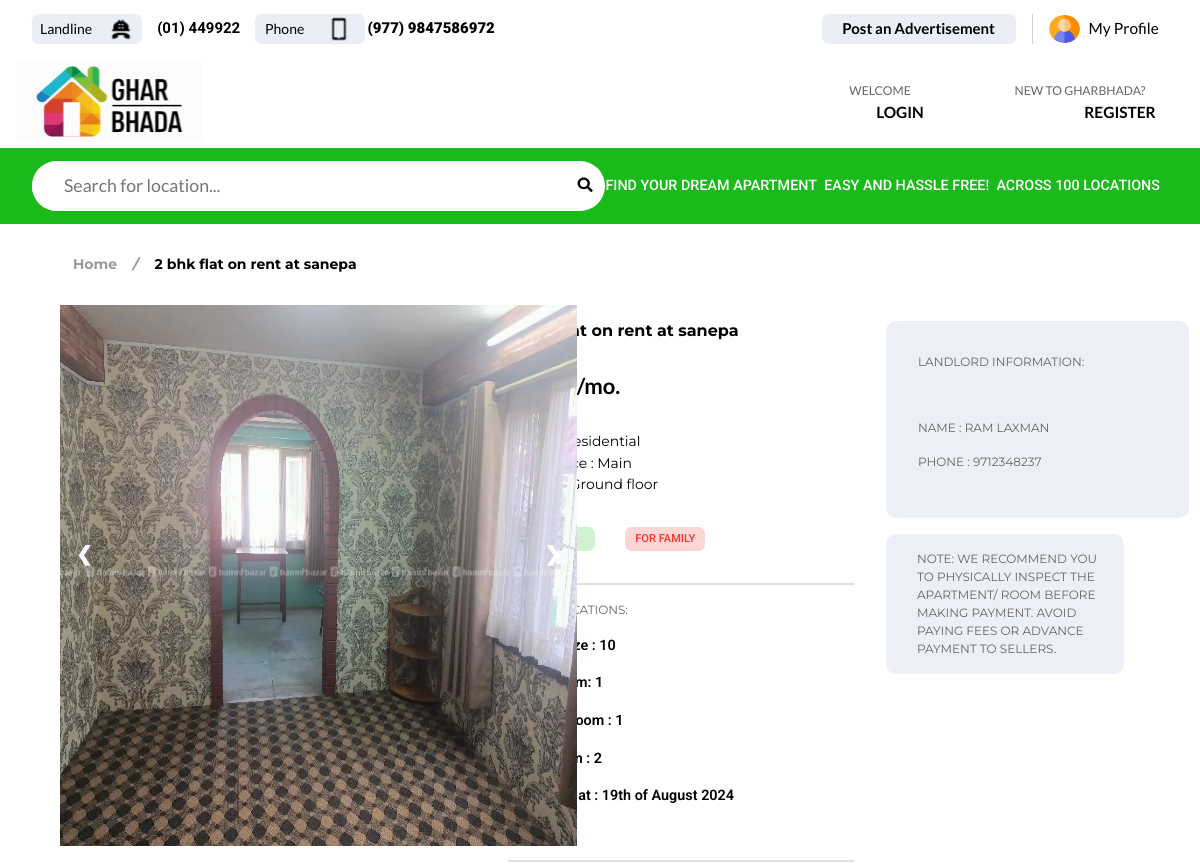
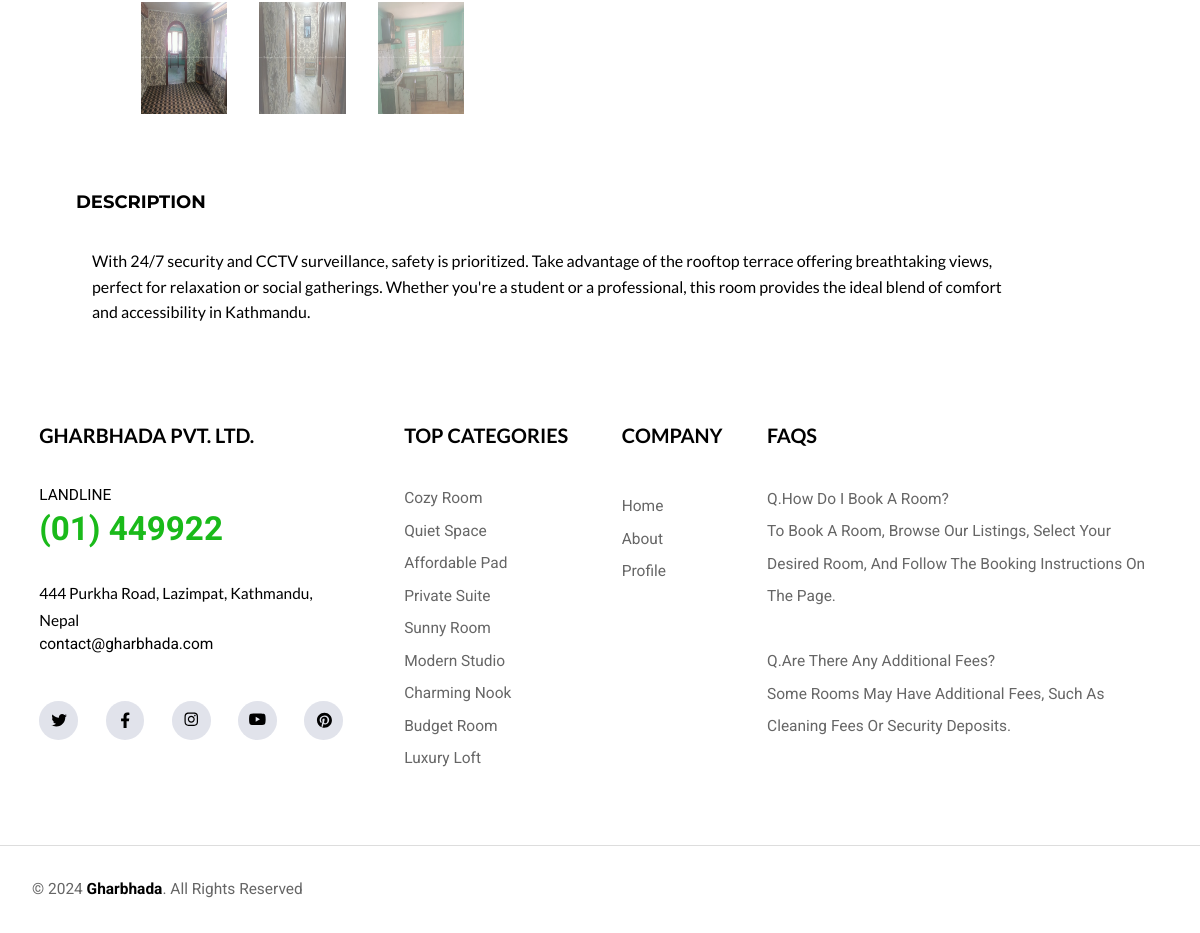
The page /components/SinglePost.php?post_id=16 on the database its author committed (2 pictures, top to bottom).
### tables this page shows
CREATE TABLE `posts` (
  `id` int(11) NOT NULL,
  `user_id` int(11) NOT NULL,
  `name` varchar(255) NOT NULL,
  `phone_number` varchar(20) NOT NULL,
  `title` varchar(255) NOT NULL,
  `rent` decimal(10,2) NOT NULL,
  `location` varchar(255) NOT NULL,
  `type` enum('residential','commercial') NOT NULL,
  `floor` varchar(40) DEFAULT NULL,
  `entrance` varchar(255) NOT NULL,
  `for_whom` enum('family','single') NOT NULL,
  `road_size` int(11) NOT NULL,
  `bedrooms` int(11) NOT NULL,
  `living_rooms` int(11) NOT NULL,
  `restrooms` int(11) NOT NULL,
  `image1` varchar(255) DEFAULT NULL,
  `image2` varchar(255) DEFAULT NULL,
  `image3` varchar(255) DEFAULT NULL,
  `description` text NOT NULL,
  `created_at` timestamp NOT NULL DEFAULT current_timestamp(),
  `updated_at` timestamp NOT NULL DEFAULT current_timestamp() ON UPDATE current_timestamp(),
  `status` tinyint(4) DEFAULT 0
);

### Models/PostCRUDModel.php (called while the page is built, shortened)
<?php
class PostCRUD
{
    private $db;
    public function __construct($db)
    {
        $this->db = $db;
    }
    public function getSinglePost($id)
    {
        $query = "SELECT * FROM Posts WHERE id = ?";
        $stmt = $this->db->prepare($query);
        $stmt->bind_param('i', $id);
        $stmt->execute();
        $result = $stmt->get_result();
        $post = $result->fetch_assoc();
        return $post;
    }
}
?>

### components/SinglePost.php (the view, shortened to what this page needs)
<?php
require_once '../Models/PostCRUDModel.php';
require_once '../Database/DatabaseConnection.php';
$PostCRUDModel = new PostCRUD($db);
if (isset($_GET['post_id'])) {
    $id = $_GET['post_id'];
    $SinglePost = $PostCRUDModel->getSinglePost($id);
} else {
    echo "No post ID provided.";
    exit();
}
function formatDate($dateString) {
  $date = new DateTime($dateString);
  return $date->format('jS \of F Y');
}
$formattedDate = formatDate($SinglePost['created_at']);
?>
<!DOCTYPE html>
<html lang="en">
<head>
    <link rel="stylesheet" href="../css/style.css">
    <link rel="stylesheet" href="../css/login.css">
    <link rel="stylesheet" href="../css/SinglePost.css">
</head>
<body>
    <?php
        include 'header.php';
    ?>
     <section id="SinglePost">
        <div id="pageLocation">
            <p id="pageLocationText">Home <i>/</i> <b><?php echo($SinglePost['title']) ?></b></p>
        </div>
        <div id="SinglePostMain">
            <div id="SinglePostInfo">
                <div id="SinglePostImage">
                    <div class="container">
                        <div class="mySlides">
                          <img src="<?php echo($SinglePost['image1']) ?>" class="SlideMain">
                        </div>
                        <a class="prev" onclick="plusSlides(-1)">❮</a>
                        <a class="next" onclick="plusSlides(1)">❯</a>
                        <div class="row">
                          <div class="column">
                            <img class="demo cursor" src="<?php echo($SinglePost['image1']) ?>" style="width:100%" onclick="currentSlide(1)" alt="The Woods">
                          </div>
                          <div class="column">
                            <img class="demo cursor" src="<?php echo($SinglePost['image2']) ?>" style="width:100%" onclick="currentSlide(2)" alt="Cinque Terre">
                          </div>
                          <div class="column">
                            <img class="demo cursor" src="<?php echo($SinglePost['image3']) ?>" style="width:100%" onclick="currentSlide(3)" alt="Mountains and fjords">
                          </div>
                        </div>
                      </div>
                </div>
                <div id="SinglePostSpec">
                    <h1 id="SinglePostTitle"><?php echo($SinglePost['title']) ?></h1>
                    <h2 id="SinglePostPrice"><?php echo number_format($SinglePost['rent']) ?>/mo.</h2>
                    <ul id="SinglePostType">
                        <li id="Type">Type : <?php echo($SinglePost['type']) ?></li>
                        <li id="Entrance">Entrance : <?php echo($SinglePost['entrance']) ?></li>
                        <li id="Floor">Floor : <?php echo($SinglePost['floor']) ?></li>
                    </ul>
                    <div id="roomCardType">
                        <div id="roomCardTypeLocation"><?php echo($SinglePost['location']) ?></div>
                        <div id="roomCardTypeForNumber">For <?php echo($SinglePost['for_whom']) ?></div>
                      </div>
                      <div id="Specification">
                        <h1>Specifications:</h1>
                        <p>Road Size : <?php echo($SinglePost['road_size']) ?></p>
                        <p>Bathroom: <?php echo($SinglePost['restrooms']) ?></p>
                        <p>Living Room : <?php echo($SinglePost['living_rooms']) ?></p>
                        <p>Bedroom : <?php echo($SinglePost['bedrooms']) ?></p>
                        <p>Created at : <?php echo($formattedDate) ?></p>
                      </div>
                </div>
                <div id="SinglePostContact">
                    <div id="LanlordInfo">
                        <h1>LANDLORD INFORMATION:</h1>
                        <div id="LandlordName">
                        <p>name : <?php echo($SinglePost['name']) ?></p>
                        <p>phone : <?php echo($SinglePost['phone_number']) ?></p>
                    </div>
                    </div>
                    <div id="Note">
                        <p>Note: We recommend you to physically inspect the apartment/ room before making payment. Avoid paying fees or advance payment to sellers. </p>
                    </div>
                </div>
            </div>
        </div>
        <div id="SinglePostDescription">
            <h1>description</h1>
            <p><?php echo($SinglePost['description']) ?> </p>
        </div>
    </section>
    <?php
        include 'footer.php';
    ?>
</body>
</html>

### css/style.css (style rules this page uses)
* { margin: 0; padding: 0; box-sizing: border-box; }
body { font-family: 'Roboto', sans-serif, Lato; background-color: #f1f1f1; width: 100%; height: 100%; }
#roomCardType { display: flex; width: 84%; align-items: center; justify-content: space-between; margin-top: 1.96rem; }
#roomCardTypeLocation { width: 5.46081rem; height: 1.48113rem; flex-shrink: 0; border-radius: 0.41475rem; background: rgba(26, 186, 26, 0.2); color: #1ABA1A; font-family: Roboto; font-size: 0.69125rem; font-style: normal; font-weight: 500; line-height: 1.03688rem; text-transform: uppercase; display: flex; align-items: center; justify-content: center; }
#roomCardTypeForNumber { width: 4.99288rem; height: 1.48113rem; flex-shrink: 0; border-radius: 0.41475rem; background: rgba(241, 53, 43, 0.2); color: #F1352B; font-family: Roboto; font-size: 0.69125rem; font-style: normal; font-weight: 500; line-height: 1.03688rem; text-transform: uppercase; display: flex; align-items: center; justify-content: center; }

### css/login.css (style rules this page uses)
#pageLocation { width: 100%; height: 5.07306rem; background: #FFF; padding-left: 4.56rem; display: flex; align-items: center; }
#pageLocationText { color: #999; font-family: Montserrat; font-size: 0.87681rem; font-style: normal; font-weight: 700; line-height: 1.31525rem; display: flex; gap: 1rem; }
#pageLocationText b { color: #000; font-family: Montserrat; font-size: 0.87681rem; font-style: normal; font-weight: 700; line-height: 1.31525rem; }

### rows shown on the page
posts: title "2 bhk flat on rent at sanepa", image1 (picture), image2 (picture), image3 (picture), type "residential", entrance "Main", floor "Ground floor", for_whom "FAMILY", road_size "10", restrooms "1", living_rooms "1", bedrooms "2", created_at "19th of August 2024", name "RAM LAXMAN", phone_number "9712348237", description "With 24/7 security and CCTV surveillance, safety is prioritized. Take advantage of the rooftop terrace offering breathtaking views, perfect for relaxation or social gatherings. Whether you're a student or a professional, this room provides the ideal blend of comfort and accessibility in Kathmandu."
